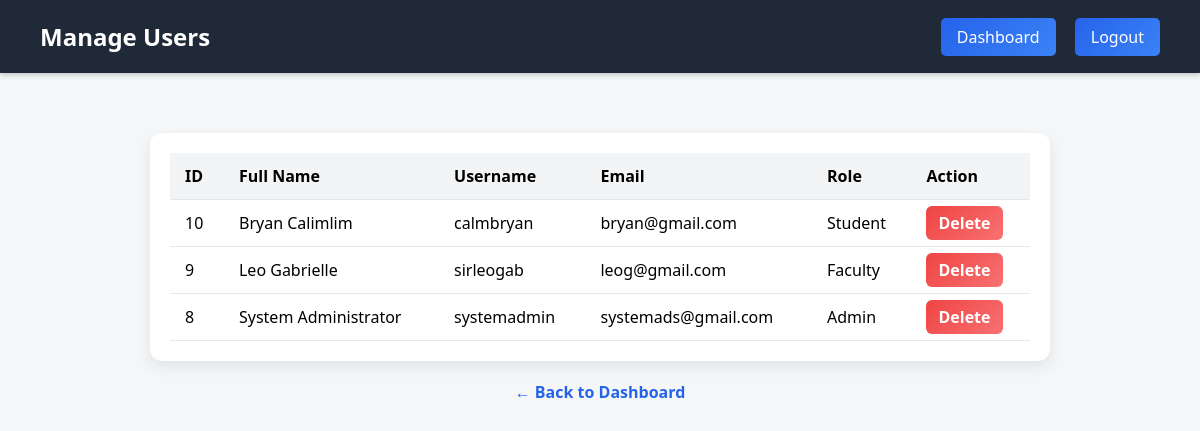
The page /manage_users.php (signed in) on the database its author committed.
### tables this page shows
CREATE TABLE `users` (
  `id` int(11) NOT NULL,
  `fullname` varchar(100) NOT NULL,
  `email` varchar(100) NOT NULL,
  `username` varchar(50) NOT NULL,
  `password` varchar(255) NOT NULL,
  `role` enum('Student','Faculty','Admin') NOT NULL DEFAULT 'Student',
  `profile_pic` varchar(255) DEFAULT NULL,
  `signature` varchar(255) DEFAULT NULL,
  `created_at` timestamp NOT NULL DEFAULT current_timestamp()
);

### manage_users.php (the view, shortened to what this page needs)
<?php
include 'database.php';
$result = $conn->query("SELECT * FROM users ORDER BY created_at DESC");
?>
<!DOCTYPE html>
<html lang="en">
<head>
</head>
<body>
<header>
    <h2>Manage Users</h2>
    <nav>
        <a href="dashboard.php">Dashboard</a>
        <a href="logout.php">Logout</a>
    </nav>
</header>
<div class="container">
    <div class="table-card">
        <table>
            <tr>
                <th>ID</th>
                <th>Full Name</th>
                <th>Username</th>
                <th>Email</th>
                <th>Role</th>
                <th>Action</th>
            </tr>
            <?php if($result->num_rows > 0): ?>
                <?php while($row = $result->fetch_assoc()): ?>
                    <tr>
                        <td><?php echo $row['id']; ?></td>
                        <td><?php echo $row['fullname']; ?></td>
                        <td><?php echo $row['username']; ?></td>
                        <td><?php echo $row['email']; ?></td>
                        <td><?php echo $row['role']; ?></td>
                        <td>
                            <a href="manage_users.php?delete=<?php echo $row['id']; ?>" onclick="return confirm('Delete this user?')" class="delete-btn">Delete</a>
                        </td>
                    </tr>
                <?php endwhile; ?>
            <?php else: ?>
                <tr><td colspan="6" style="text-align:center;">No users found.</td></tr>
            <?php endif; ?>
        </table>
    </div>
    <a href="dashboard.php" class="back-link">← Back to Dashboard</a>
</div>
</body>
</html>

### manage_users.php (style rules this page uses)
body { font-family: 'Segoe UI', Tahoma, Geneva, Verdana, sans-serif; background-color: #f4f6f8; margin: 0; padding: 0; }
header { background-color: #1f2937; color: #fff; padding: 20px 40px; display: flex; justify-content: space-between; align-items: center; box-shadow: 0 2px 5px rgba(0,0,0,0.2); }
header h2 { margin:0; font-size:1.5rem; }
header nav a { margin-left: 15px; padding: 8px 16px; border-radius: 5px; background: linear-gradient(135deg, #2563eb, #3b82f6); color: #fff; text-decoration: none; }
.container { max-width: 900px; margin: 40px auto; padding: 20px; }
.table-card { background-color: #fff; padding: 20px; border-radius: 12px; box-shadow: 0 6px 15px rgba(0,0,0,0.08); overflow-x: auto; }
table { width: 100%; border-collapse: collapse; }
table th, table td { padding: 12px 15px; text-align: left; border-bottom: 1px solid #e5e7eb; }
table th { background-color: #f3f4f6; font-weight: 600; }
.delete-btn { padding: 6px 12px; background: linear-gradient(135deg, #ef4444, #f87171); color: #fff; border-radius: 6px; text-decoration: none; font-weight: bold; transition: 0.3s; }
.back-link { display: block; text-align: center; margin-top: 20px; color: #2563eb; font-weight: bold; text-decoration: none; }

### rows shown on the page
users: id "10", fullname "Bryan Calimlim", username "calmbryan", email "bryan@gmail.com", role "Student"
users: id "9", fullname "Leo Gabrielle", username "sirleogab", email "leog@gmail.com", role "Faculty"
users: id "8", fullname "System Administrator", username "systemadmin", email "systemads@gmail.com", role "Admin"
